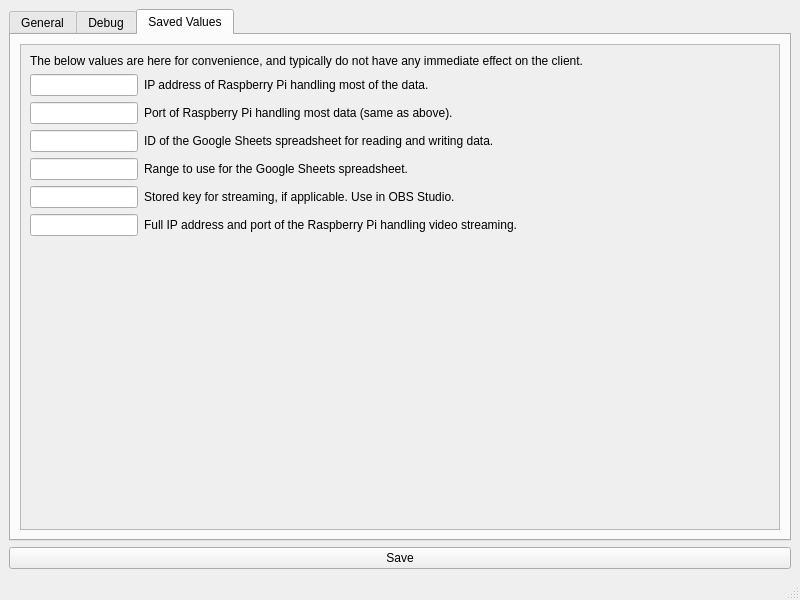
<?xml version="1.0" encoding="UTF-8"?>
<ui version="4.0">
 <class>MainWindow</class>
 <widget class="QMainWindow" name="MainWindow">
  <property name="geometry">
   <rect>
    <x>0</x>
    <y>0</y>
    <width>800</width>
    <height>600</height>
   </rect>
  </property>
  <property name="windowTitle">
   <string>MainWindow</string>
  </property>
  <widget class="QWidget" name="centralwidget">
   <layout class="QGridLayout" name="gridLayout">
    <item row="0" column="0">
     <widget class="QTabWidget" name="tabWidget">
      <property name="currentIndex">
       <number>2</number>
      </property>
      <widget class="QWidget" name="tab">
       <attribute name="title">
        <string>General</string>
       </attribute>
       <layout class="QGridLayout" name="gridLayout_2">
        <item row="0" column="0">
         <widget class="QScrollArea" name="scrollArea">
          <property name="widgetResizable">
           <bool>true</bool>
          </property>
          <widget class="QWidget" name="scrollAreaWidgetContents">
           <property name="geometry">
            <rect>
             <x>0</x>
             <y>0</y>
             <width>748</width>
             <height>439</height>
            </rect>
           </property>
           <layout class="QFormLayout" name="formLayout">
            <item row="0" column="0">
             <widget class="QLineEdit" name="lineEdit"/>
            </item>
            <item row="0" column="1">
             <widget class="QLabel" name="label_2">
              <property name="text">
               <string>Number of max values represented on data graphs.</string>
              </property>
             </widget>
            </item>
            <item row="1" column="0">
             <widget class="QLineEdit" name="lineEdit_2"/>
            </item>
            <item row="1" column="1">
             <widget class="QLabel" name="label_3">
              <property name="text">
               <string>Read delay, in ms, between each new frame of data. Works best if quickly reading data from a static data source (i.e. not a live source).</string>
              </property>
              <property name="wordWrap">
               <bool>true</bool>
              </property>
             </widget>
            </item>
            <item row="2" column="0">
             <widget class="QLineEdit" name="lineEdit_3"/>
            </item>
            <item row="2" column="1">
             <widget class="QLabel" name="label_4">
              <property name="text">
               <string>Number of max failed reads from a data source before the client stops trying.</string>
              </property>
             </widget>
            </item>
           </layout>
          </widget>
         </widget>
        </item>
       </layout>
      </widget>
      <widget class="QWidget" name="tab_2">
       <attribute name="title">
        <string>Debug</string>
       </attribute>
       <layout class="QVBoxLayout" name="verticalLayout">
        <item>
         <widget class="QScrollArea" name="scrollArea_2">
          <property name="widgetResizable">
           <bool>true</bool>
          </property>
          <widget class="QWidget" name="scrollAreaWidgetContents_2">
           <property name="geometry">
            <rect>
             <x>0</x>
             <y>0</y>
             <width>727</width>
             <height>626</height>
            </rect>
           </property>
           <layout class="QFormLayout" name="formLayout_2">
            <item row="0" column="0">
             <widget class="QCheckBox" name="checkBox_2">
              <property name="text">
               <string/>
              </property>
             </widget>
            </item>
            <item row="0" column="1">
             <widget class="QLabel" name="label_5">
              <property name="text">
               <string>Enable logging of matplotlib font debug statements.</string>
              </property>
             </widget>
            </item>
            <item row="3" column="0">
             <widget class="QLineEdit" name="lineEdit_26"/>
            </item>
            <item row="5" column="0" colspan="2">
             <widget class="Line" name="line">
              <property name="orientation">
               <enum>Qt::Horizontal</enum>
              </property>
             </widget>
            </item>
            <item row="6" column="0" colspan="2">
             <widget class="QLabel" name="label_14">
              <property name="text">
               <string>Data randomization defaults/starting values:</string>
              </property>
             </widget>
            </item>
            <item row="7" column="0">
             <widget class="QLineEdit" name="lineEdit_5"/>
            </item>
            <item row="7" column="1">
             <widget class="QLabel" name="label_7">
              <property name="text">
               <string>Heartrate</string>
              </property>
             </widget>
            </item>
            <item row="8" column="0">
             <widget class="QLineEdit" name="lineEdit_11"/>
            </item>
            <item row="8" column="1">
             <widget class="QLabel" name="label_15">
              <property name="text">
               <string>Air pressure</string>
              </property>
             </widget>
            </item>
            <item row="9" column="0">
             <widget class="QLineEdit" name="lineEdit_12"/>
            </item>
            <item row="9" column="1">
             <widget class="QLabel" name="label_16">
              <property name="text">
               <string>Relative humidity (0-99.9%)</string>
              </property>
             </widget>
            </item>
            <item row="10" column="0">
             <widget class="QLineEdit" name="lineEdit_13"/>
            </item>
            <item row="10" column="1">
             <widget class="QLabel" name="label_17">
              <property name="text">
               <string>Temperature</string>
              </property>
             </widget>
            </item>
            <item row="11" column="0">
             <widget class="QLineEdit" name="lineEdit_14"/>
            </item>
            <item row="11" column="1">
             <widget class="QLabel" name="label_18">
              <property name="text">
               <string>Pitch</string>
              </property>
             </widget>
            </item>
            <item row="12" column="0">
             <widget class="QLineEdit" name="lineEdit_15"/>
            </item>
            <item row="12" column="1">
             <widget class="QLabel" name="label_19">
              <property name="text">
               <string>Roll</string>
              </property>
             </widget>
            </item>
            <item row="13" column="0">
             <widget class="QLineEdit" name="lineEdit_16"/>
            </item>
            <item row="13" column="1">
             <widget class="QLabel" name="label_20">
              <property name="text">
               <string>Yaw</string>
              </property>
             </widget>
            </item>
            <item row="14" column="0">
             <widget class="QLineEdit" name="lineEdit_17"/>
            </item>
            <item row="14" column="1">
             <widget class="QLabel" name="label_21">
              <property name="text">
               <string>Total x displacement</string>
              </property>
             </widget>
            </item>
            <item row="15" column="0">
             <widget class="QLineEdit" name="lineEdit_18"/>
            </item>
            <item row="15" column="1">
             <widget class="QLabel" name="label_22">
              <property name="text">
               <string>Total y displacement</string>
              </property>
             </widget>
            </item>
            <item row="16" column="0">
             <widget class="QLineEdit" name="lineEdit_19"/>
            </item>
            <item row="16" column="1">
             <widget class="QLabel" name="label_23">
              <property name="text">
               <string>Total number of vectors read</string>
              </property>
             </widget>
            </item>
            <item row="17" column="0">
             <widget class="QLineEdit" name="lineEdit_20"/>
            </item>
            <item row="17" column="1">
             <widget class="QLabel" name="label_24">
              <property name="text">
               <string>Vectors read this data frame</string>
              </property>
             </widget>
            </item>
            <item row="18" column="0">
             <widget class="QLineEdit" name="lineEdit_21"/>
            </item>
            <item row="18" column="1">
             <widget class="QLabel" name="label_25">
              <property name="text">
               <string>Internal length constant</string>
              </property>
             </widget>
            </item>
            <item row="19" column="0">
             <widget class="QLineEdit" name="lineEdit_22"/>
            </item>
            <item row="19" column="1">
             <widget class="QLabel" name="label_26">
              <property name="text">
               <string>Latitude</string>
              </property>
             </widget>
            </item>
            <item row="20" column="0">
             <widget class="QLineEdit" name="lineEdit_23"/>
            </item>
            <item row="20" column="1">
             <widget class="QLabel" name="label_27">
              <property name="text">
               <string>Longitude</string>
              </property>
             </widget>
            </item>
            <item row="21" column="0">
             <widget class="QLineEdit" name="lineEdit_24"/>
            </item>
            <item row="21" column="1">
             <widget class="QLabel" name="label_28">
              <property name="text">
               <string>HDOP (horizontal dilution of precision, GPS)</string>
              </property>
             </widget>
            </item>
            <item row="22" column="0">
             <widget class="QLineEdit" name="lineEdit_25"/>
            </item>
            <item row="22" column="1">
             <widget class="QLabel" name="label_29">
              <property name="text">
               <string>Satellite count (GPS)</string>
              </property>
             </widget>
            </item>
            <item row="1" column="0" colspan="2">
             <widget class="Line" name="line_2">
              <property name="orientation">
               <enum>Qt::Horizontal</enum>
              </property>
             </widget>
            </item>
            <item row="2" column="0" colspan="2">
             <widget class="QLabel" name="label_30">
              <property name="text">
               <string>Plotting/displacement offsets:</string>
              </property>
             </widget>
            </item>
            <item row="3" column="1">
             <widget class="QLabel" name="label_31">
              <property name="text">
               <string>Longitude</string>
              </property>
             </widget>
            </item>
            <item row="4" column="0">
             <widget class="QLineEdit" name="lineEdit_27"/>
            </item>
            <item row="4" column="1">
             <widget class="QLabel" name="label_32">
              <property name="text">
               <string>Latitude</string>
              </property>
             </widget>
            </item>
           </layout>
          </widget>
         </widget>
        </item>
       </layout>
      </widget>
      <widget class="QWidget" name="tab_3">
       <attribute name="title">
        <string>Saved Values</string>
       </attribute>
       <layout class="QHBoxLayout" name="horizontalLayout">
        <item>
         <widget class="QScrollArea" name="scrollArea_3">
          <property name="widgetResizable">
           <bool>true</bool>
          </property>
          <widget class="QWidget" name="scrollAreaWidgetContents_3">
           <property name="geometry">
            <rect>
             <x>0</x>
             <y>0</y>
             <width>748</width>
             <height>439</height>
            </rect>
           </property>
           <layout class="QFormLayout" name="formLayout_3">
            <item row="1" column="0">
             <widget class="QLineEdit" name="lineEdit_4"/>
            </item>
            <item row="1" column="1">
             <widget class="QLabel" name="label_6">
              <property name="text">
               <string>IP address of Raspberry Pi handling most of the data.</string>
              </property>
             </widget>
            </item>
            <item row="2" column="0">
             <widget class="QLineEdit" name="lineEdit_6"/>
            </item>
            <item row="3" column="0">
             <widget class="QLineEdit" name="lineEdit_7"/>
            </item>
            <item row="2" column="1">
             <widget class="QLabel" name="label_8">
              <property name="text">
               <string>Port of Raspberry Pi handling most data (same as above).</string>
              </property>
             </widget>
            </item>
            <item row="3" column="1">
             <widget class="QLabel" name="label_9">
              <property name="text">
               <string>ID of the Google Sheets spreadsheet for reading and writing data.</string>
              </property>
             </widget>
            </item>
            <item row="0" column="0" colspan="2">
             <widget class="QLabel" name="label_10">
              <property name="text">
               <string>The below values are here for convenience, and typically do not have any immediate effect on the client.</string>
              </property>
             </widget>
            </item>
            <item row="4" column="0">
             <widget class="QLineEdit" name="lineEdit_8"/>
            </item>
            <item row="4" column="1">
             <widget class="QLabel" name="label_11">
              <property name="text">
               <string>Range to use for the Google Sheets spreadsheet.</string>
              </property>
             </widget>
            </item>
            <item row="5" column="0">
             <widget class="QLineEdit" name="lineEdit_9"/>
            </item>
            <item row="5" column="1">
             <widget class="QLabel" name="label_12">
              <property name="text">
               <string>Stored key for streaming, if applicable. Use in OBS Studio.</string>
              </property>
             </widget>
            </item>
            <item row="6" column="0">
             <widget class="QLineEdit" name="lineEdit_10"/>
            </item>
            <item row="6" column="1">
             <widget class="QLabel" name="label_13">
              <property name="text">
               <string>Full IP address and port of the Raspberry Pi handling video streaming.</string>
              </property>
             </widget>
            </item>
           </layout>
          </widget>
         </widget>
        </item>
       </layout>
      </widget>
     </widget>
    </item>
    <item row="1" column="0">
     <widget class="QPushButton" name="pushButton">
      <property name="text">
       <string>Save</string>
      </property>
     </widget>
    </item>
   </layout>
  </widget>
  <widget class="QMenuBar" name="menubar">
   <property name="geometry">
    <rect>
     <x>0</x>
     <y>0</y>
     <width>800</width>
     <height>26</height>
    </rect>
   </property>
  </widget>
  <widget class="QStatusBar" name="statusbar"/>
 </widget>
 <resources/>
 <connections/>
</ui>
